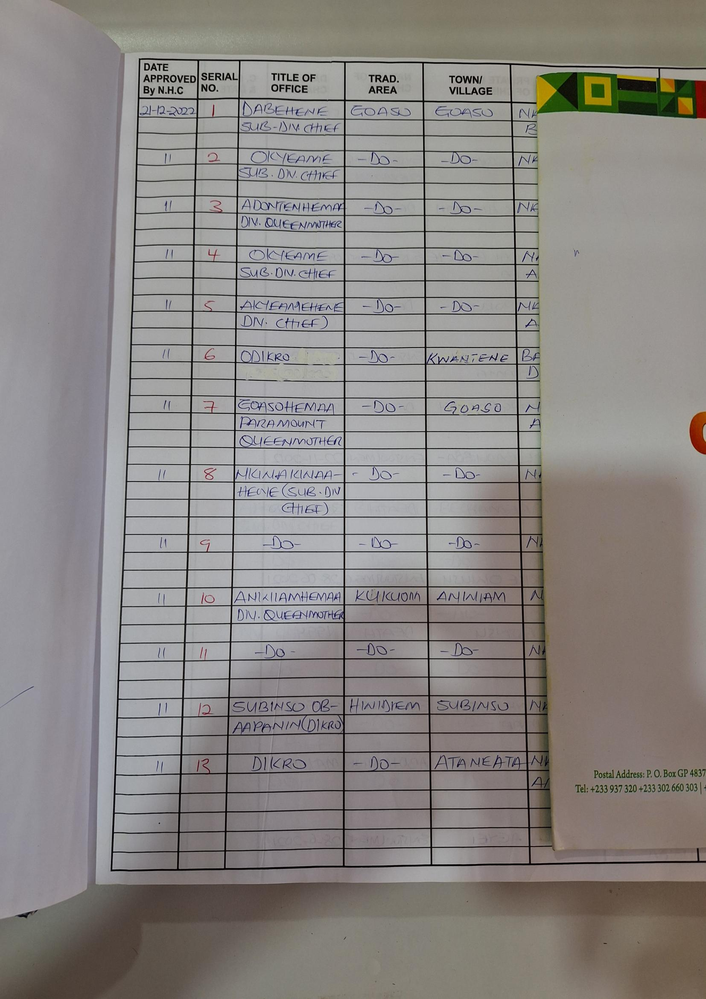
#> input picture data/raw/ahafo_region/page_02.png, 706 x 999 px, shrunk from 1654 x 2340 before the run; its folder holds only this picture in this run
$ python segment_adaptive.py
#> lines starting #> are read from the running program, lines starting #| are printed output that depends on the picture
"""
Applies adaptive thresholding to scanned page images from the ahafo_region dataset.
Outputs binary images to the adaptive cleaning folder for OCR-ready input.
"""
import cv2
import numpy as np
import os
import glob


# Set input and output directories
input_dir = "data/raw/ahafo_region/"
output_dir = "data/processed/cleaned/adaptive/"
os.makedirs(output_dir, exist_ok=True)

# Loop through each page image in the input folder
for page_path in glob.glob(os.path.join(input_dir, "page_*.png")):
    filename = os.path.basename(page_path)
    base = os.path.splitext(filename)[0]
    # Load image and convert to grayscale
    img = cv2.imread(page_path)
#> img is the input picture: shape (999, 706, 3); mean B, G, R 131.7, 134.2, 138.4
    gray = cv2.cvtColor(img, cv2.COLOR_BGR2GRAY)

    # Apply adaptive thresholding to enhance text
    adaptive = cv2.adaptiveThreshold(
        gray, 255,
        cv2.ADAPTIVE_THRESH_GAUSSIAN_C,
        cv2.THRESH_BINARY,
        11, 2
    )
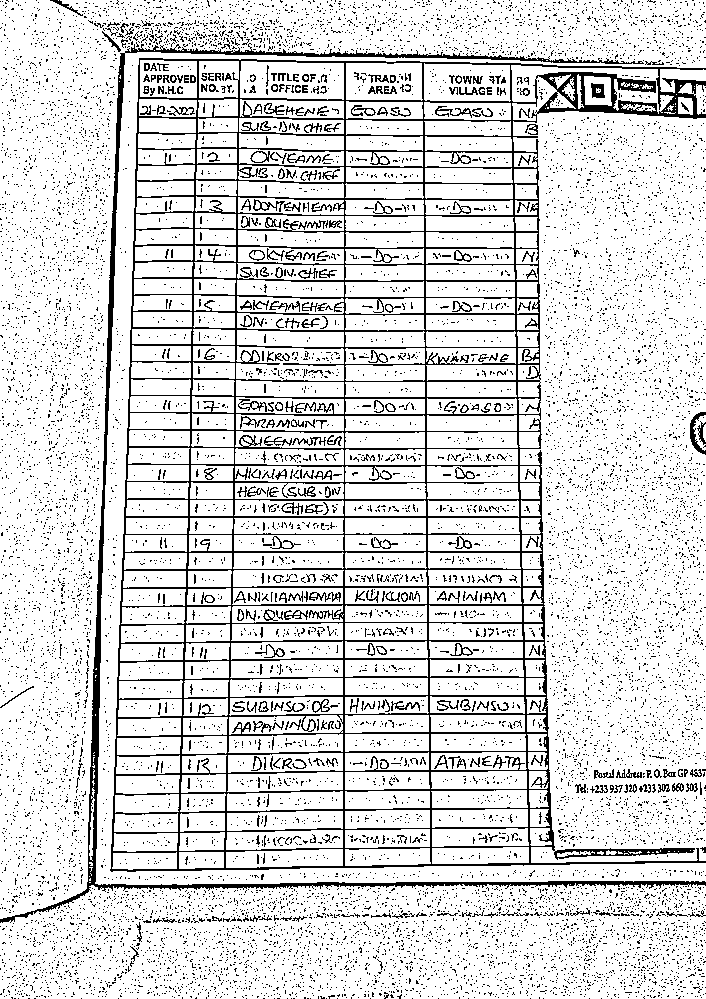
#> adaptive: shape (999, 706); 85.5% white; black in thin lines or dots
    # Save the processed binary image
    cv2.imwrite(os.path.join(output_dir, f"{base}.png"), adaptive)

print("Adaptive thresholding complete.")

$ run again, on data/raw/ahafo_region/page_06.png
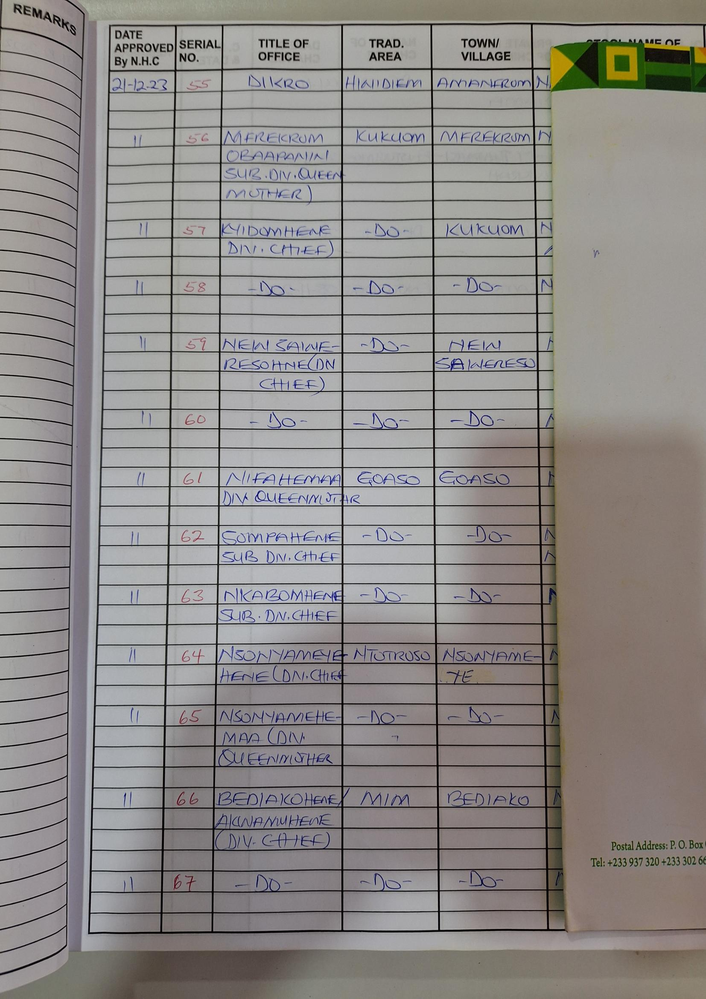
#> input picture data/raw/ahafo_region/page_06.png, 706 x 999 px, shrunk from 1654 x 2340 before the run
#> img is the input picture: shape (999, 706, 3); mean B, G, R 136.2, 138.3, 142
#> `gray = cv2.cvtColor(img, cv2.COLOR_BGR2GRAY)`:
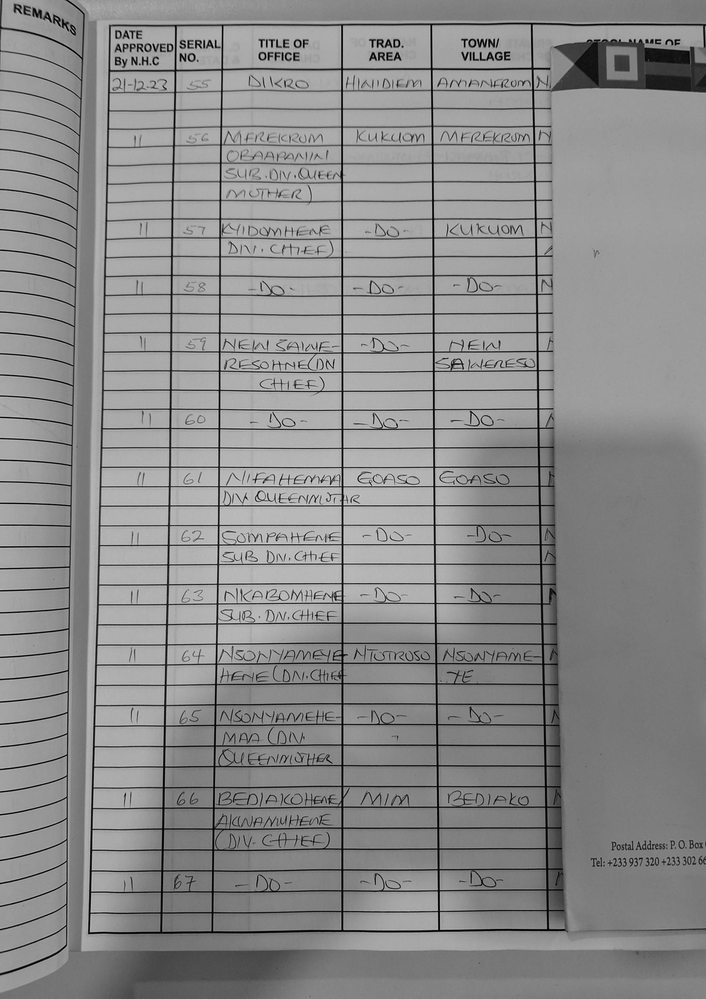
#> gray: shape (999, 706); min 0, max 222, mean 139.2
#> `adaptive = cv2.adaptiveThreshold( gray, 255, cv2.ADAPTIVE_THRESH_GAUSS..`:
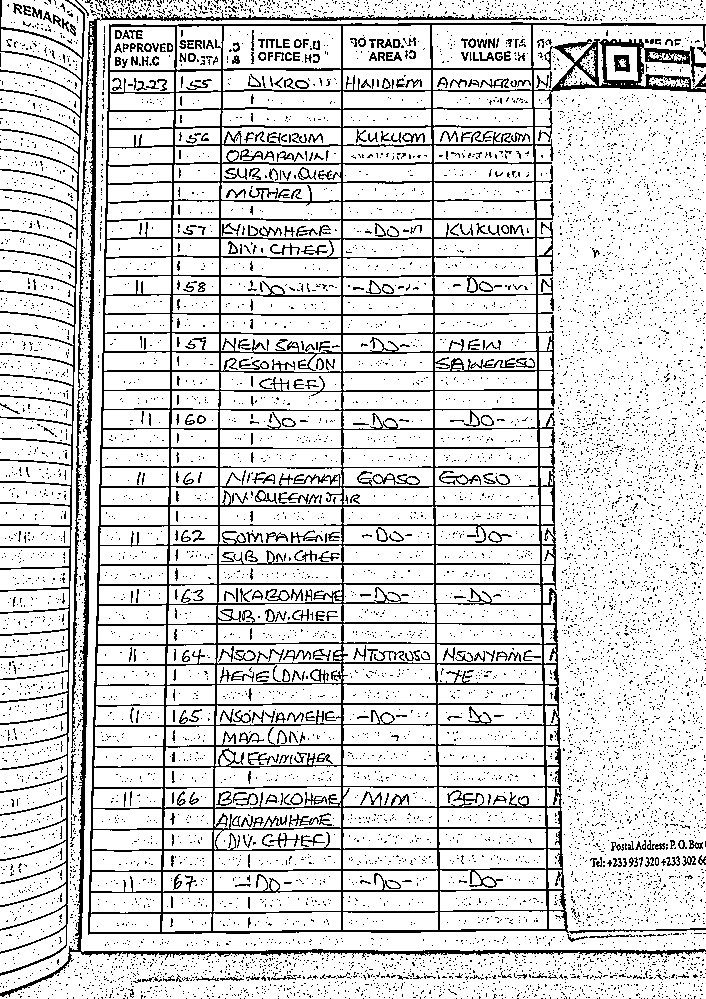
#> adaptive: shape (999, 706); 83.9% white; black in thin lines or dots

$ run again, on data/raw/ahafo_region/page_07.png
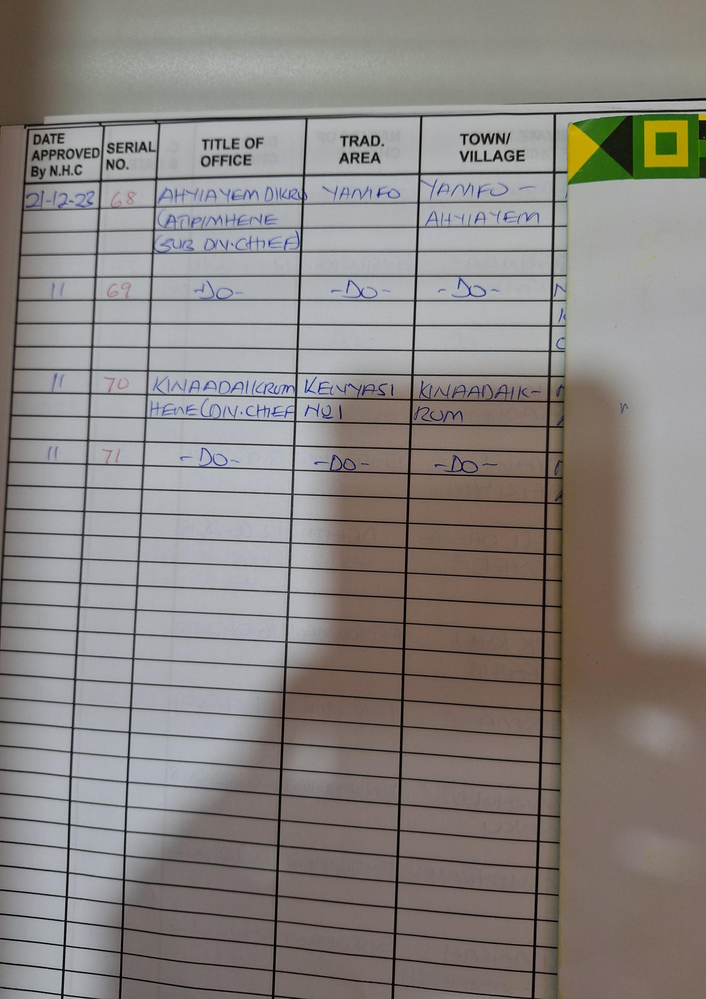
#> input picture data/raw/ahafo_region/page_07.png, 706 x 999 px, shrunk from 1654 x 2340 before the run
#> img is the input picture: shape (999, 706, 3); mean B, G, R 129.9, 133, 137.8
#> `gray = cv2.cvtColor(img, cv2.COLOR_BGR2GRAY)`:
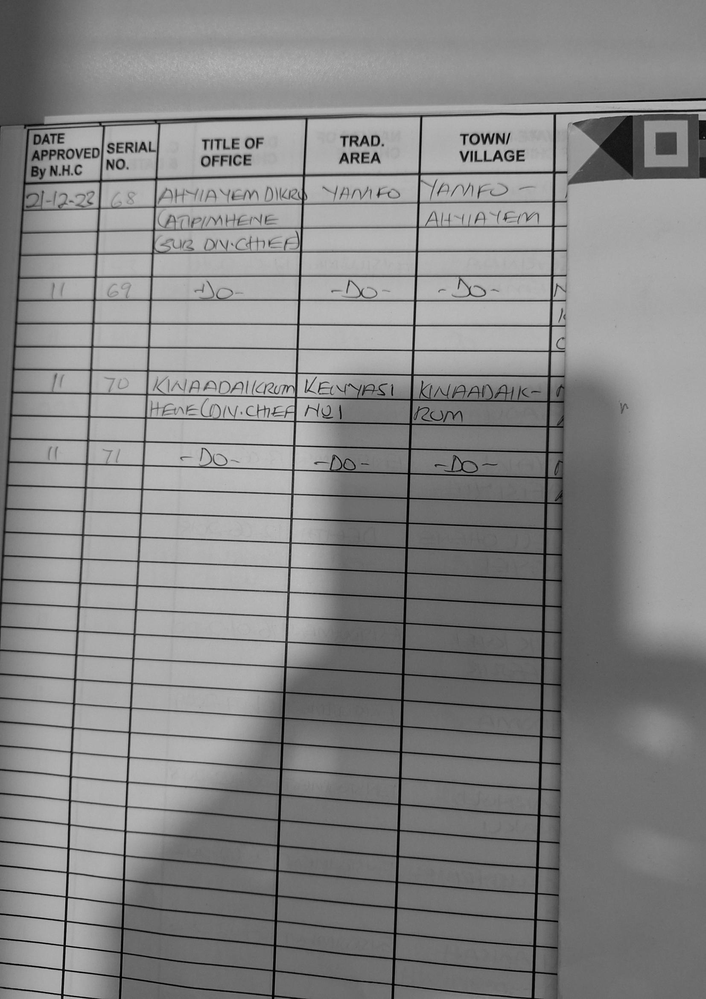
#> gray: shape (999, 706); min 0, max 207, mean 134.1
#> `adaptive = cv2.adaptiveThreshold( gray, 255, cv2.ADAPTIVE_THRESH_GAUSS..`:
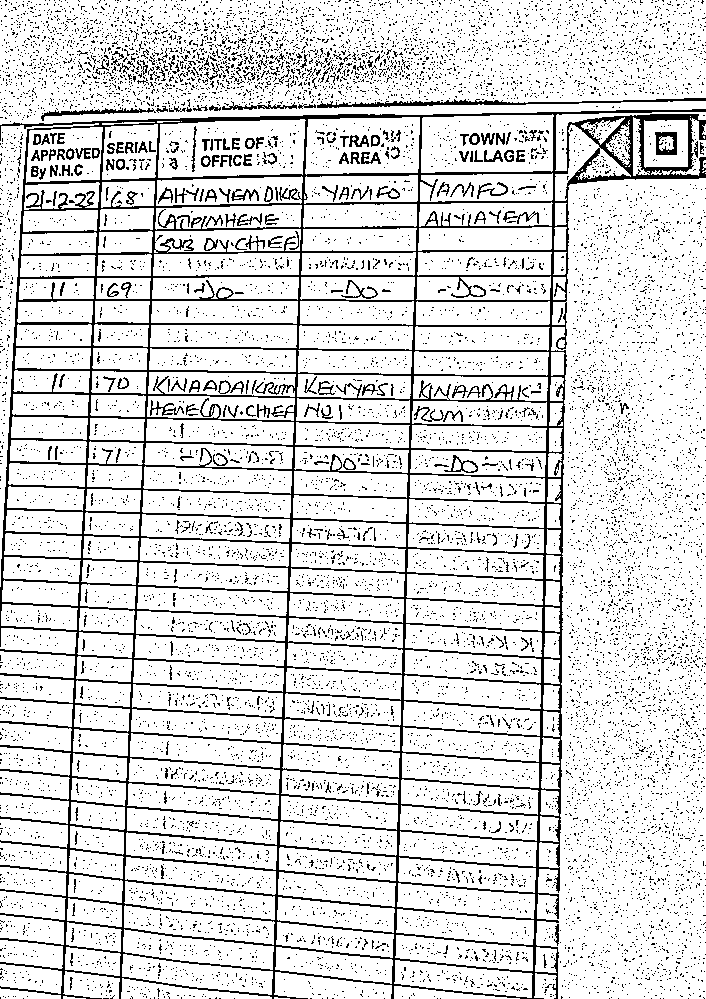
#> adaptive: shape (999, 706); 85.9% white; black in thin lines or dots

$ run again, on data/raw/ahafo_region/page_03.png
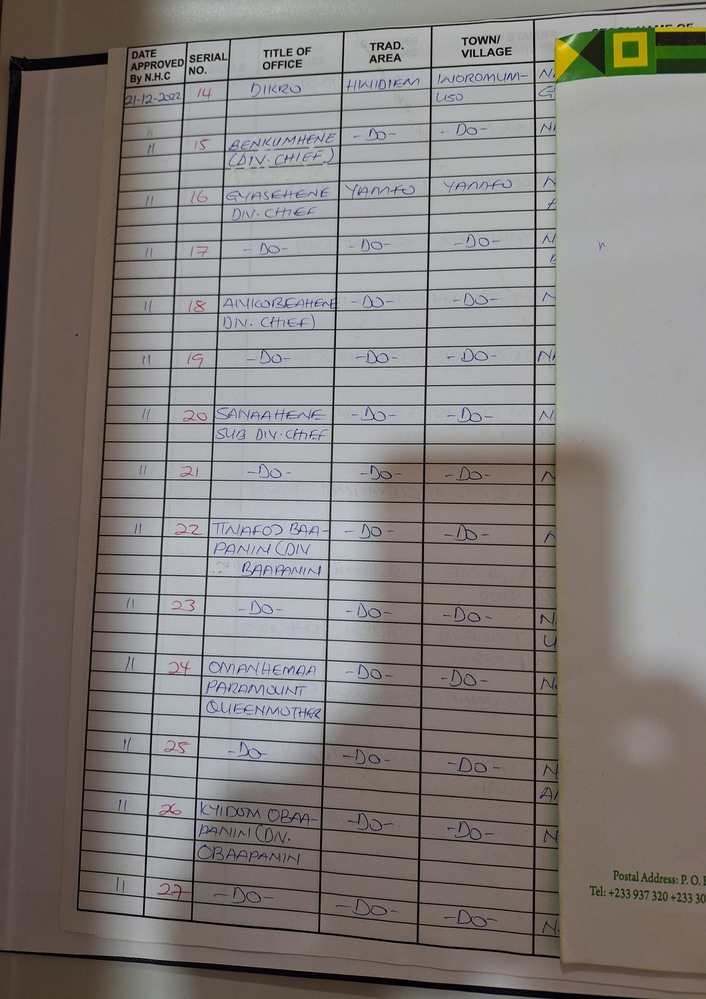
#> input picture data/raw/ahafo_region/page_03.png, 706 x 999 px, shrunk from 1654 x 2340 before the run
#> img is the input picture: shape (999, 706, 3); mean B, G, R 125.5, 128.1, 132.8
#> `adaptive = cv2.adaptiveThreshold( gray, 255, cv2.ADAPTIVE_THRESH_GAUSS..`:
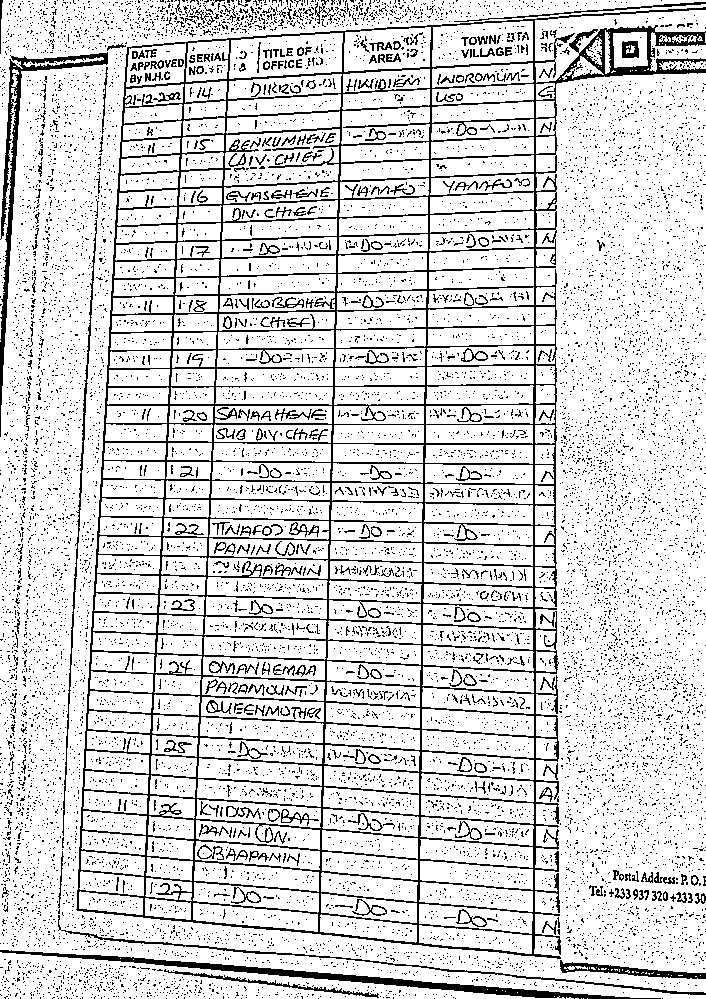
#> adaptive: shape (999, 706); 84.3% white; black in thin lines or dots

$ run again, on data/raw/ahafo_region/page_04.png
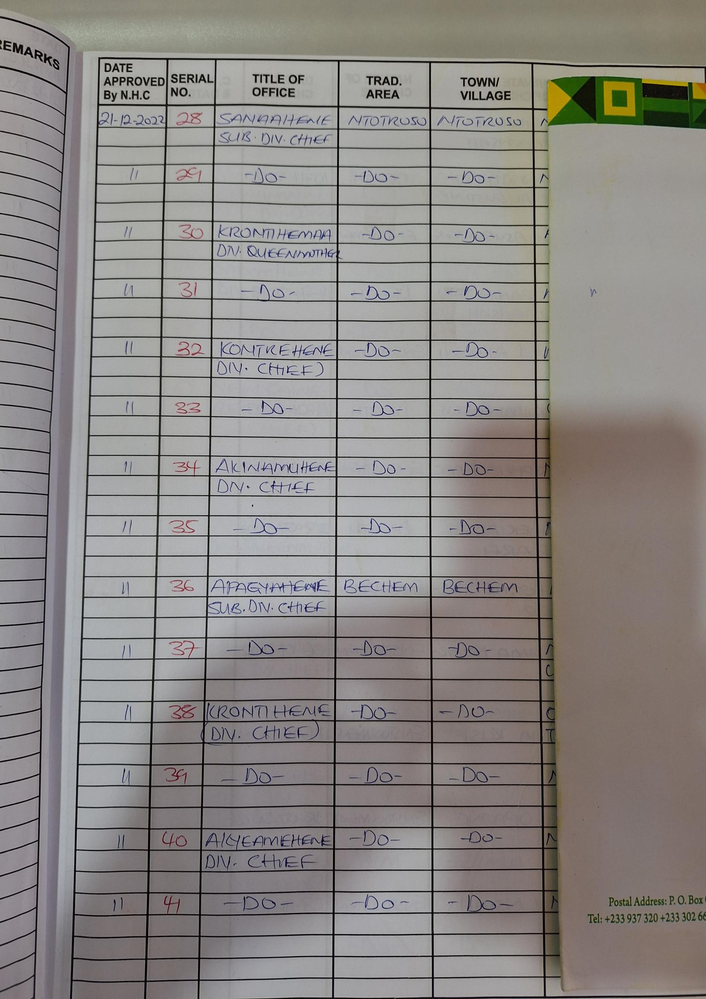
#> input picture data/raw/ahafo_region/page_04.png, 706 x 999 px, shrunk from 1654 x 2340 before the run
#> img is the input picture: shape (999, 706, 3); mean B, G, R 132.6, 135.3, 139.4
#> `adaptive = cv2.adaptiveThreshold( gray, 255, cv2.ADAPTIVE_THRESH_GAUSS..`:
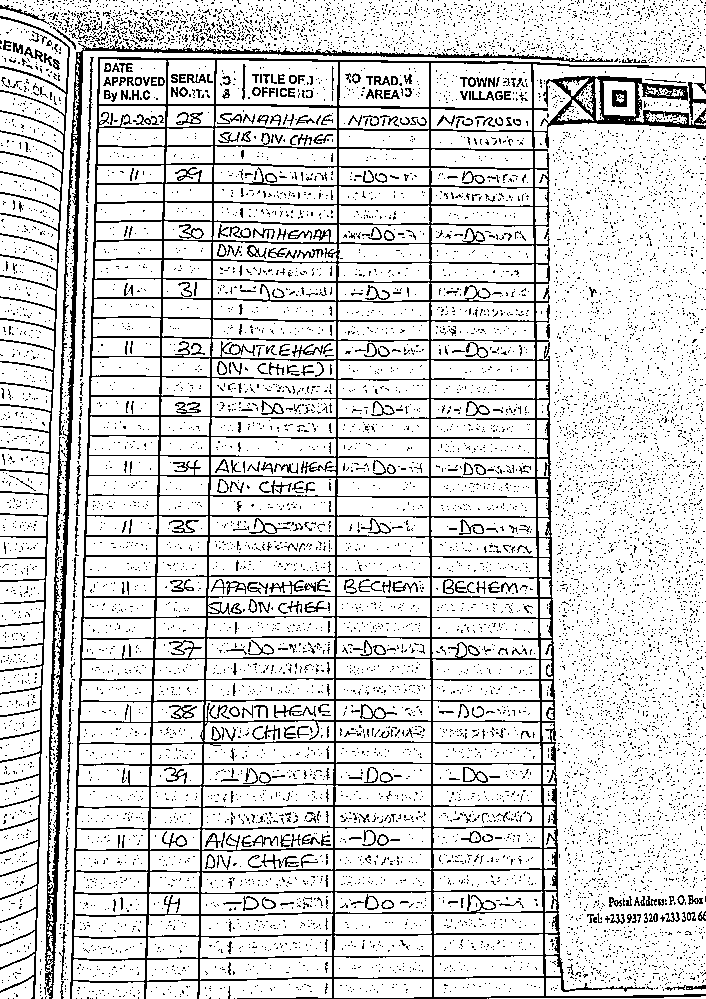
#> adaptive: shape (999, 706); 83.9% white; black in thin lines or dots
